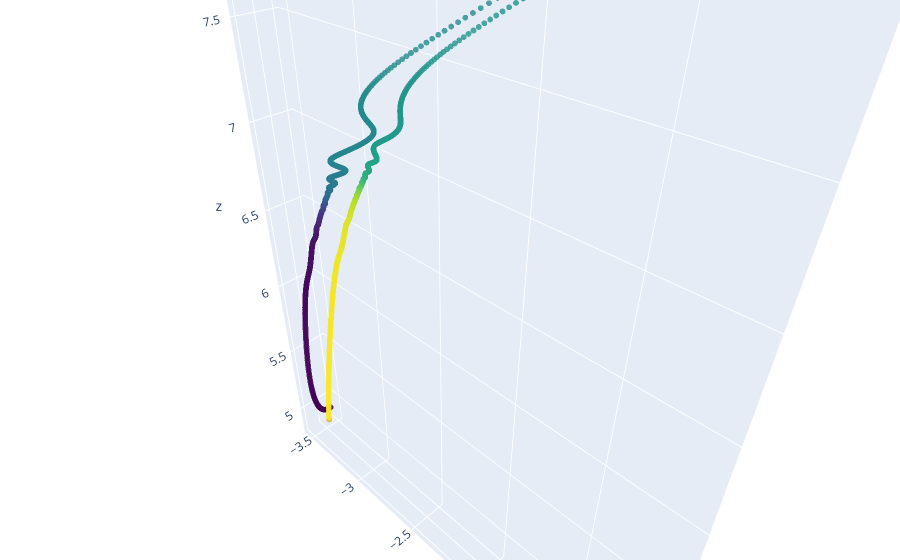

Notebook cell for this chart:
### Code cell
x,y,z = coord_3d_recon.T

fig = go.Figure(data=[go.Scatter3d(
    x=x,
    y=y,
    z=z,
    mode='markers',
    marker=dict(
        size=2,
        color=theta_recon,                
        colorscale='Viridis',   
        opacity=0.8
    )
)])

fig.update_layout(
    margin=dict(l=0, r=0, b=0, t=0), 
    scene={"aspectmode":"data"}
)

### Figure 1 — Plotly figure (JSON) as saved in the notebook; plotly's stock layout.template omitted (floating-point values rounded to 4 significant figures; data arrays with more than 128 entries replaced by an {"elided": "..."} marker saying what was removed)
{"data": [{"marker": {"color": {"elided": "3600 float values"}, "colorscale": [[0, "#440154"], [0.1111, "#482878"], [0.2222, "#3e4989"], [0.3333, "#31688e"], [0.4444, "#26828e"], [0.5556, "#1f9e89"], [0.6667, "#35b779"], [0.7778, "#6ece58"], [0.8889, "#b5de2b"], [1, "#fde725"]], "opacity": 0.8, "size": 2}, "mode": "markers", "type": "scatter3d", "x": {"elided": "3600 float values"}, "y": {"elided": "3600 float values"}, "z": {"elided": "3600 float values"}}], "layout": {"autosize": true, "margin": {"b": 0, "l": 0, "r": 0, "t": 0}, "scene": {"aspectmode": "data", "aspectratio": {"x": 0.1896, "y": 1.911, "z": 2.759}}}}
